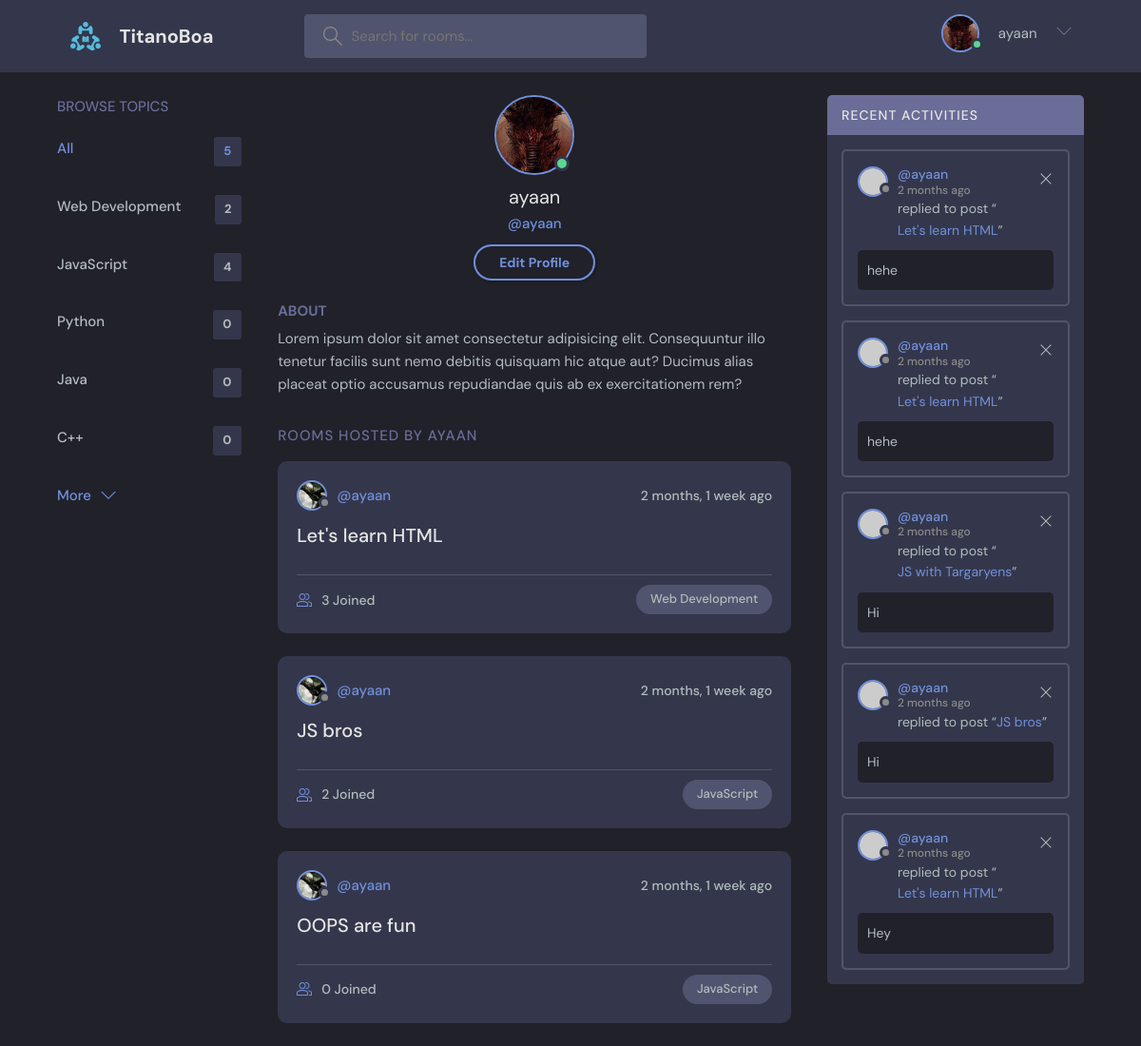
Screenshot of /profile/1 (signed in) with the database file from the repository.
### base/models.py (models this page shows, shortened)
class Topic(models.Model):
    name = models.TextField(max_length=100)

class Room(models.Model):
    topic = models.ForeignKey(Topic, on_delete = models.SET_NULL,null=True)
    host = models.ForeignKey(User, on_delete = models.SET_NULL,null=True)
    participants = models.ManyToManyField(User,related_name='participants',blank=True)
    name = models.CharField(max_length=150)
    description = models.TextField(null=True,blank=True)
    updated = models.DateTimeField(auto_now=True)
    created = models.DateTimeField(auto_now_add=True)
    class Meta:
        ordering = ['-updated','-created']
    def __str__(self):
        return self.name

class Message(models.Model):
    user = models.ForeignKey(User, on_delete = models.CASCADE)
    room = models.ForeignKey(Room, on_delete = models.CASCADE)
    body = models.TextField()
    updated = models.DateTimeField(auto_now=True)
    created = models.DateTimeField(auto_now_add=True)
    class Meta:
        ordering = ['-updated','-created']
    def __str__(self):
        return self.body[0:20]

### base/views.py (the view)
# urls.py: path('profile/<str:pk>',views.profile,name='profile')
@login_required(login_url='login')
def profile(request,pk):
    user = User.objects.get(id=pk)
    rooms = user.room_set.all()
    message_rooms = user.message_set.all()
    topics = Topic.objects.all()
    context = {'user':user,'rooms':rooms,'message_rooms':message_rooms,'topics':topics}
    return render(request, 'base/profile.html',context)

### base/templates/base/profile.html
{% extends 'main.html' %}
{% load static %}
{% block content %}
  <main class="profile-page layout layout--3">
    <div class="container">
      {% include 'base/topic_component.html' %}
      <div class="roomList">
        <div class="profile">
          <div class="profile__avatar">
            <div class="avatar avatar--large active">
              <img src="{% static 'images/throne.jpg'%}" />
            </div>
          </div>
          <div class="profile__info">
            <h3>{{user.username}}</h3>
            <p>@{{user.username}}</p>
            <a href="edit-user.html" class="btn btn--main btn--pill">Edit Profile</a>
          </div>
          <div class="profile__about">
            <h3>About</h3>
            <p>
              Lorem ipsum dolor sit amet consectetur adipisicing elit. Consequuntur illo tenetur
              facilis sunt nemo debitis quisquam hic atque aut? Ducimus alias placeat optio
              accusamus repudiandae quis ab ex exercitationem rem?
            </p>
          </div>
        </div>
        <div class="roomList__header">
          <div>
            <h2>Rooms Hosted by {{user.username}}</a>
            </h2>
          </div>
        </div>
        {% include 'base/room_feed_component.html' %}
      </div>
      <div class="activities">
        {% include 'base/activity_component.html' %}
      </div>
    </div>
  </main>
{% endblock content %}

### templates/main.html (shortened to what this page needs)
<!DOCTYPE html>
{% load static %}
<html lang="en">
  <head>
    <link rel="stylesheet" href="{% static 'styles/style.css' %}" />
  </head>
  <body>
    {% include 'navbar.html' %}
    {% block content %}
    {% endblock %}
  </body>
</html>

### templates/navbar.html (shortened to what this page needs)
{% load static %}
<header class="header header--loggedIn">
    <div class="container">
      <a href="{% url 'home' %}" class="header__logo">
        <img src="{% static 'images/logo.svg' %}" />
        <h1>TitanoBoa</h1>
      </a>
      <form class="header__search">
        <label>
          <input name = 'q' placeholder="Search for rooms..." />
        </label>
      </form>
      <nav class="header__menu">
        {% if request.user.is_authenticated %}
        <div class="header__user">
            <div class="avatar avatar--medium active">
              <img src="{% static 'images/throne.jpg' %}" />
            </div>
            <p>{{request.user.username}}
            </p>
          <button class="dropdown-button">
            <svg version="1.1" xmlns="http://www.w3.org/2000/svg" width="32" height="32" viewBox="0 0 32 32">
              <title>chevron-down</title>
              <path d="M16 21l-13-13h-3l16 16 16-16h-3l-13 13z"></path>
            </svg>
          </button>
        </div>
        {% else %}
        <a href="{% url 'login' %}">
          <img src="{% static 'images/avatar.svg' %}" />
          <p>Login</p>
        </a>
        {% endif %}
      </nav>
    </div>
  </header>

### base/templates/base/topic_component.html
<div class="topics">
    <div class="topics__header">
      <h2>Browse Topics</h2>
    </div>
    <ul class="topics__list">
      <li>
        <a href="{% url 'home' %}" class="active">All <span>{{topics.count}}</span></a>
      </li>
      {% for topic in topics %}
      <li>
        <a href="{% url 'home' %}?q={{topic.name}}"> {{topic.name}}<span>{{topic.room_set.all.count}}</span></a>
      </li>
      {% endfor %}
    </ul>
    <a class="btn btn--link" href="{% url 'home' %}">
      More
      <svg version="1.1" xmlns="http://www.w3.org/2000/svg" width="32" height="32" viewBox="0 0 32 32">
        <title>chevron-down</title>
        <path d="M16 21l-13-13h-3l16 16 16-16h-3l-13 13z"></path>
      </svg>
    </a>
  </div>

### base/templates/base/room_feed_component.html (shortened to what this page needs)
{% load static %}
{% for room in rooms %}
<div class="roomListRoom">
    <div class="roomListRoom__header">
        <a href="{% url 'profile' room.host.id %}" class="roomListRoom__author">
            <div class="avatar avatar--small">
                <img src="{% static 'images/ayaan.png'%}" />
            </div>
            <span>@{{room.host.username}}</span>
        </a>
        <div class="roomListRoom__actions">
            <span>{{room.created|timesince}} ago</span>
        </div>
    </div>
    <div class="roomListRoom__content">
        <a href="{% url 'room' room.id %}">{{room.name}}</a>
    </div>
    <div class="roomListRoom__meta">
        <a href="{% url 'room' room.id %}" class="roomListRoom__joined">
            {{room.participants.all.count}} Joined
        </a>
        <p class="roomListRoom__topic">{{room.topic.name}}</p>
    </div>
</div>
{% endfor %}

### base/templates/base/activity_component.html
<div class="activities">
    <div class="activities__header">
      <h2>Recent Activities</h2>
    </div>
    {% for message in message_rooms %}
    <div class="activities__box">
      <div class="activities__boxHeader roomListRoom__header">
        <a href="{% url 'profile' message.user.id %}" class="roomListRoom__author">
          <div class="avatar avatar--small">
            <img src="https://randomuser.me/api/portraits/women/11.jpg" />
          </div>
          <p>
            @{{message.user}}
            <span>{{message.created|timesince}} ago</span>
          </p>
        </a>
        {% if request.user == message.user %}
            <div class="roomListRoom__actions">
            <a href="#">
                <svg version="1.1" xmlns="http://www.w3.org/2000/svg" width="32" height="32" viewBox="0 0 32 32">
                <title>remove</title>
                <path
                    d="M27.314 6.019l-1.333-1.333-9.98 9.981-9.981-9.981-1.333 1.333 9.981 9.981-9.981 9.98 1.333 1.333 9.981-9.98 9.98 9.98 1.333-1.333-9.98-9.98 9.98-9.981z"
                ></path>
                </svg>
            </a>
            </div>
        {% endif %}
        </div>
      <div class="activities__boxContent">
        <p>replied to post “<a href="{% url 'room' message.room.id %}">{{message.room.name}}</a>”</p>
        <div class="activities__boxRoomContent">
          {{message.body}}
        </div>
      </div>
    </div>
    {% endfor %}
  </div>

### rows the page displays
Topic: name "Web Development", room_set.all.count "2"
Topic: name "JavaScript", room_set.all.count "4"
Topic: name "Python", room_set.all.count "0"
Topic: name "Java", room_set.all.count "0"
Topic: name "C++", room_set.all.count "0"
Room: host.username "ayaan", created "2 months, 1 week", name "Let's learn HTML", participants.all.count "3", topic.name "Web Development"
Room: host.username "ayaan", created "2 months, 1 week", name "JS bros", participants.all.count "2", topic.name "JavaScript"
Room: host.username "ayaan", created "2 months, 1 week", name "OOPS are fun", participants.all.count "0", topic.name "JavaScript"
Message: user "ayaan", created "2 months", room.name "Let's learn HTML", body "hehe"
Message: user "ayaan", created "2 months", room.name "Let's learn HTML", body "hehe"
Message: user "ayaan", created "2 months", room.name "JS with Targaryens", body "Hi"
Message: user "ayaan", created "2 months", room.name "JS bros", body "Hi"
Message: user "ayaan", created "2 months", room.name "Let's learn HTML", body "Hey"

### other values shown
{{ request.user.username }} "ayaan"
{{ topics.count }} "5"
{{ user.username }} "ayaan"
{{ user.username }} "AYAAN"
